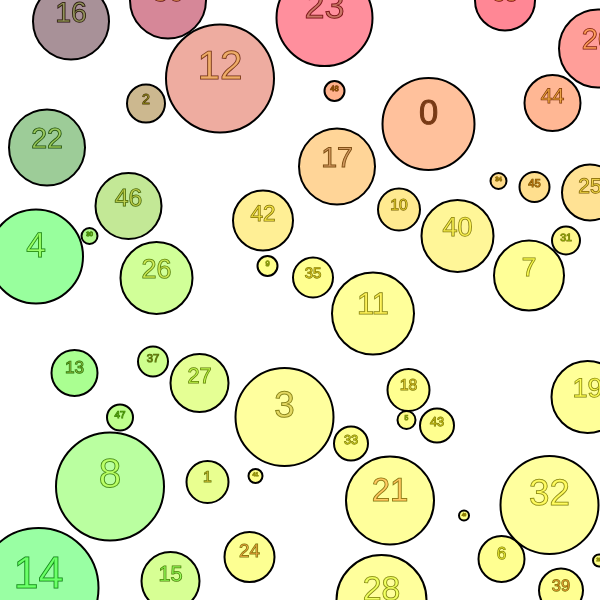
Frame 1 (no input)
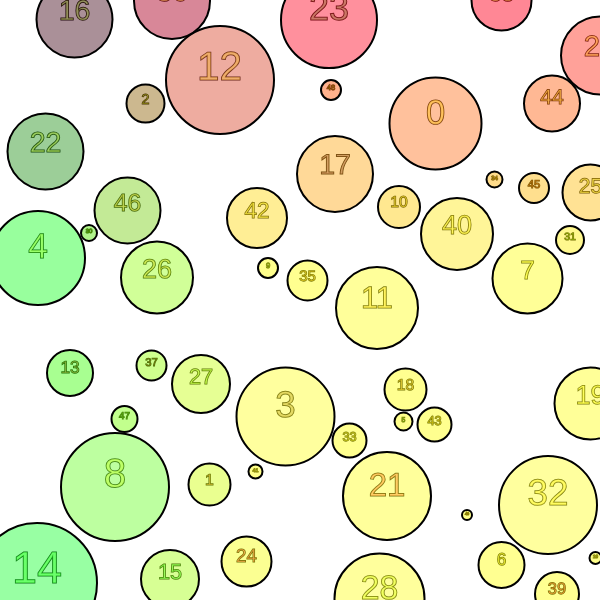
Frame 60 (no input)
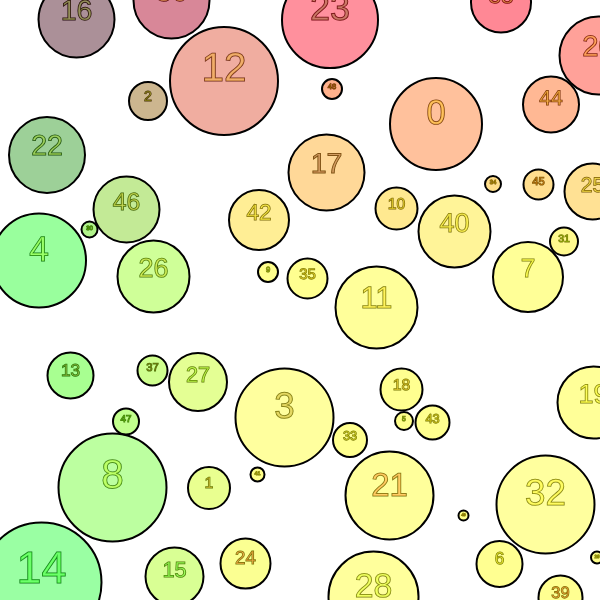
Frame 120 (the mouse pressed at the canvas centre since frame 60)

The p5.js sketch that drew these frames (run headless with seeded random() and noise() and a simulated clock; from frame 60 on, the mouse is pressed at the canvas centre):

// p5.js sketch
// ── sketch.js
var Circle;
var arrayOfCircles = [];
var totalCircles = 50;

function setup() {
  createCanvas(600, 600);

//checks overlap of original circles
function checkOverlap() {
  var overlapping = false;
  for (var i = 0; i < arrayOfCircles.length; i++) {
      var possibleOverlap = dist(proposedCircle.x, proposedCircle.y, arrayOfCircles[i].x, arrayOfCircles[i].y)
      
      if (possibleOverlap < proposedCircle.radius + arrayOfCircles[i].radius) {
        overlapping = true;
        break;
      }
    }
    
    if (!overlapping) {
      return false;
    }
}

//writes original circles
while(arrayOfCircles.length < totalCircles) {
    var proposedCircle = new Circle();
    var safetyValve;
    
    checkOverlap();
    if (checkOverlap() === false) {
      arrayOfCircles.push(proposedCircle);
    }
    
    safetyValve++ 
    if (safetyValve > 10000) {
      break;
    }
  } 
  
}
 
//bumble works fine but does not check for collision 
function bumble(proposedCircle) {
    
    var mulliganX = proposedCircle.x;
    var mulliganY = proposedCircle.y;
  
    var choice = floor(random(4));
    if (choice === 0) {
      proposedCircle.x += 0.5;
    } else if (choice === 1) {
      proposedCircle.x -= 0.5;
    } else if (choice === 2) {
      proposedCircle.y += 0.5;
    } else {
      proposedCircle.y -= 0.5 ;
    } 
    
    //ensure center is on canvas
    //returns to edge if out of bounds
    if (proposedCircle.x > width) {
      proposedCircle.x = width;
    } else if (proposedCircle.x < 0) {
      proposedCircle.x = 0;
    } else if (proposedCircle.y > height) {
      proposedCircle.y = height;
    } else if (proposedCircle.y < 0){
      proposedCircle.y = 0;
    } 
    
    if (bump(proposedCircle)===true) {
      proposedCircle.x = mulliganX;
      proposedCircle.y = mulliganY;
    }
}

//bump should check for collision, but I can't get my head around it
function bump(currentCircleIndex) {
  
  //labels each circle with arrayOfCircles index
  push();
  strokeWeight(1);
  stroke(0);
  textAlign(CENTER);
  textSize(currentCircleIndex.radius * 0.75);
  text(arrayOfCircles.indexOf(currentCircleIndex), currentCircleIndex.x, currentCircleIndex.y);
  pop();
  
  
  
  for (var m = 0; m < arrayOfCircles.length; m++ ) {
    if (m != arrayOfCircles.indexOf(currentCircleIndex)) {
      possibleOverlap = dist(currentCircleIndex.x, currentCircleIndex.y, arrayOfCircles[m].x, arrayOfCircles[m].y);
      
      if (possibleOverlap < currentCircleIndex.radius + arrayOfCircles[m].radius) {
        return true;
      }
    }
  }
  
  return false;

  
}

function draw() {
  background(255);
  
  
  for (var k = 0; k < arrayOfCircles.length; k++) {
    bumble(arrayOfCircles[k]);
    arrayOfCircles[k].display();
  }
}





// ── circles.js
//Circle class

function Circle() {
  this.upperbound = 60; // for later
  this.lowerbound = 5; // for later
  this.x = round(random(width));
  this.y = round(random(height));
  this.radius = (round(random(this.lowerbound, this.upperbound)));
  this.jostleStrength = 0.5;
  //this.color = (this.x, this.y, this.radius, 120);
  
  this.display = function() {
    strokeWeight(2);
    fill(this.x, this.y, this.radius, 120);
    ellipse(this.x, this.y, 2 * this.radius,2 * this.radius);
  }
  
}



// ── style.css
/*style.css*/


html, body {
  height: 100%;
}

h1 {text-align: left}

canvas {
margin: 0;
display: flex;

/* this centers our sketch horizontally. */
  justify-content: center;
/* this centers our sketch vertically. */
  align-items: center;
}
